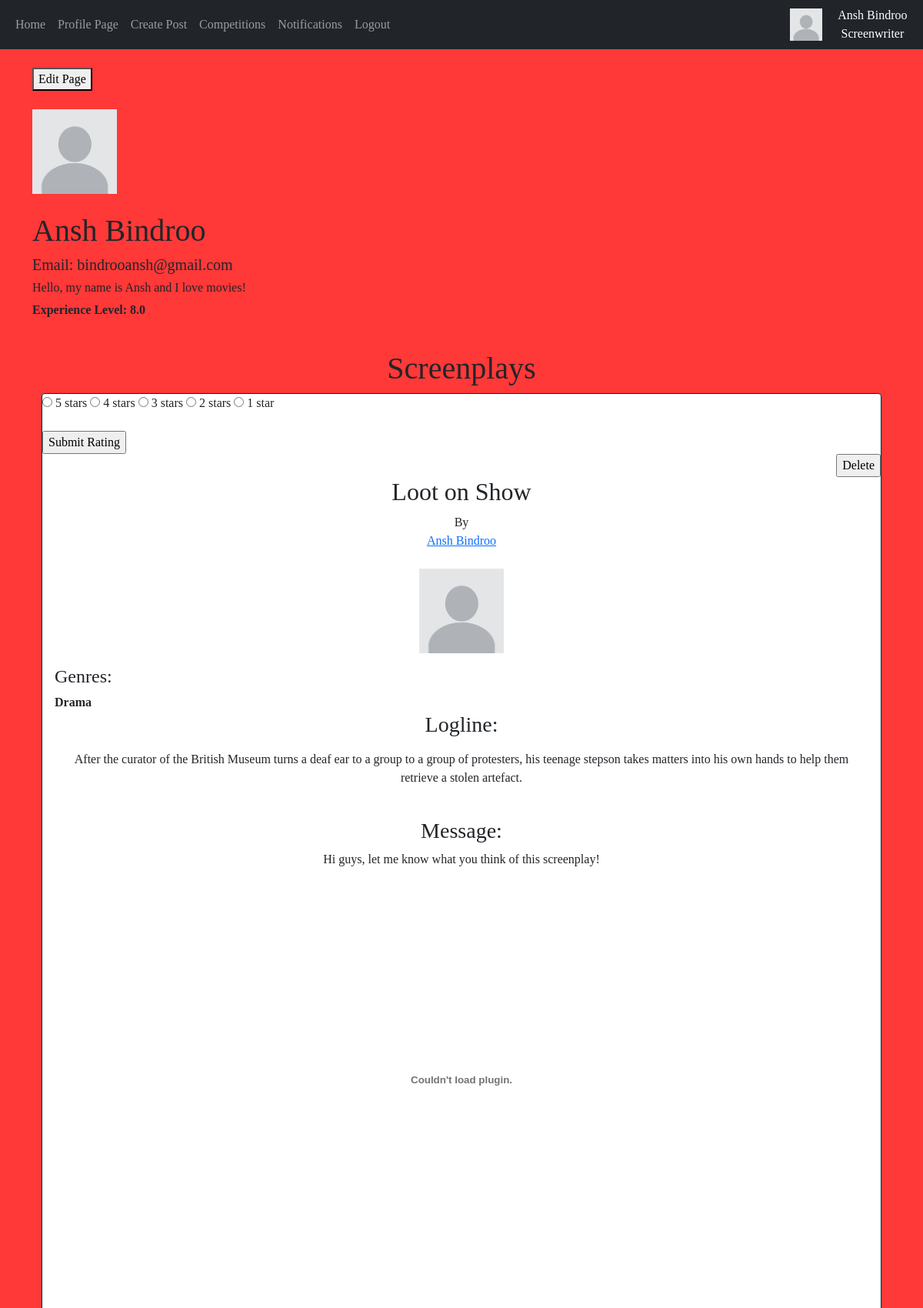
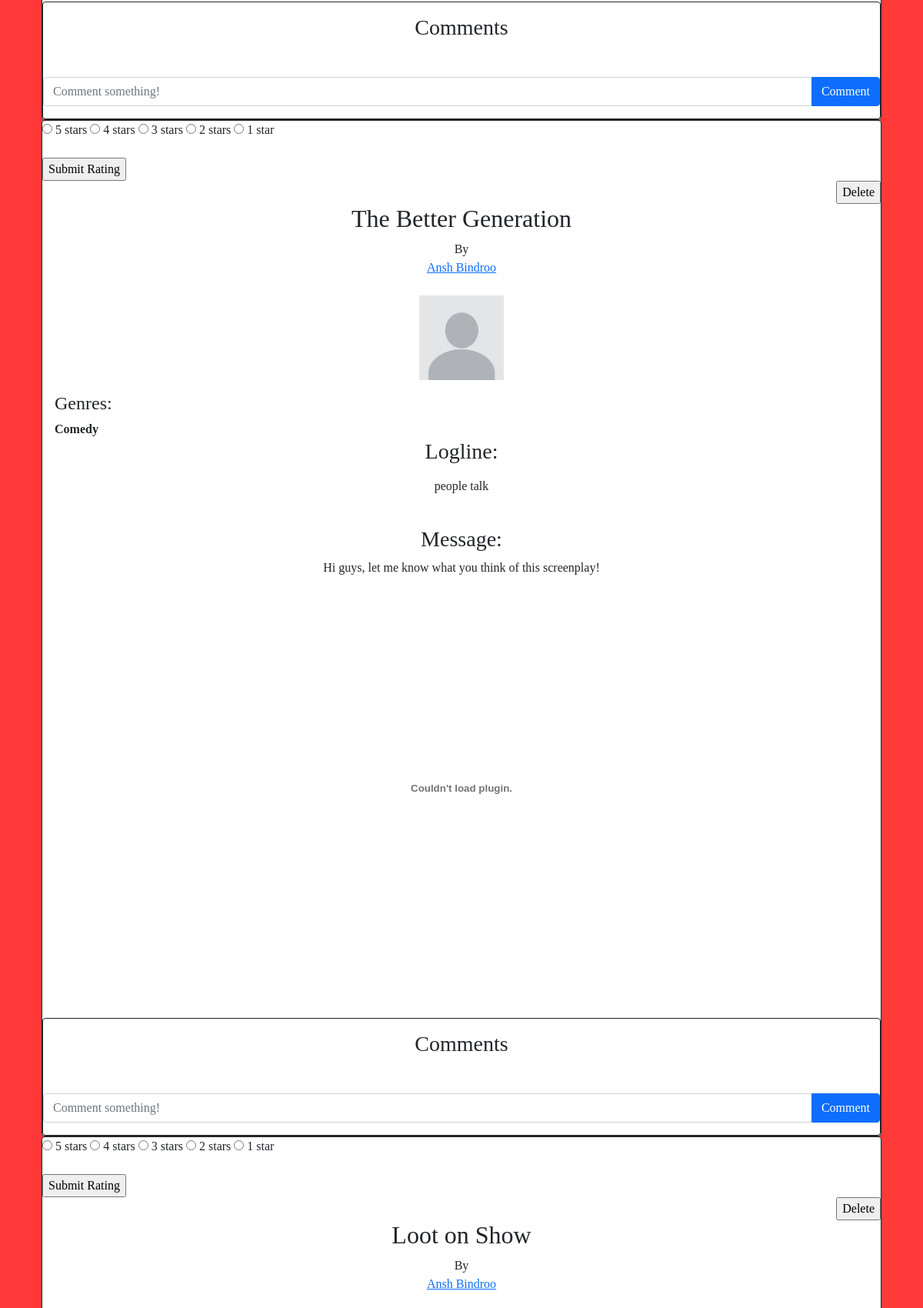
Page /profilepage/1 (signed in, upper part) on the committed database (2 pictures, top to bottom).
### website/models.py (models this page shows)
class Users(db.Model, UserMixin):
    __tablename__ = "Users"
    id = db.Column(db.Integer, primary_key=True)
    email = db.Column(db.String(150), unique=True)
    username = db.Column(db.String(150), unique=True)
    forename = db.Column(db.String(75), unique=True)
    surname = db.Column(db.String(75))
    password = db.Column(db.String(150))
    date_created = db.Column(db.DateTime(timezone=True), default=func.now())
    accounttype = db.Column(db.Integer)
    profilepic = db.Column(db.String(), nullable=True)
    biography = db.Column(db.Text)
    insta = db.Column(db.String(), nullable=True)
    twitter = db.Column(db.String(), nullable=True)
    writers = db.relationship('Screenwriters', backref="user", passive_deletes=True)
    producers = db.relationship('Producers', backref="user", passive_deletes=True)

class Screenwriters(db.Model):
    __tablename__ = "Screenwriters"
    writerid = db.Column(db.Integer, primary_key=True)
    userid = db.Column(db.Integer, db.ForeignKey('Users.id'))
    backgroundcolour = db.Column(db.Integer)
    fontstyle = db.Column(db.String(30))
    experiencelevel = db.Column(db.Float)
    posts = db.relationship('Screenplays', backref="writer", passive_deletes=True)
    commenters = db.relationship('Comments', backref="writer", passive_deletes=True)
    responsees = db.relationship('Notifications', backref="writer", passive_deletes=True)
    likes = db.relationship('LikedScreenplays', backref="writer", passive_deletes=True)

class Screenplays(db.Model):
    __tablename__ = "Screenplays"
    scriptid = db.Column(db.Integer, primary_key=True)
    writerid = db.Column(db.Integer, db.ForeignKey('Screenwriters.writerid', ondelete="CASCADE"), nullable=False)
    title = db.Column(db.String(300))
    logline = db.Column(db.String(165))
    message = db.Column(db.Text)
    screenplay = db.Column(db.String(300))
    fullfile = db.Column(db.String(300))
    date_created = db.Column(db.Date, default=func.current_date())
    datetime_created = db.Column(db.DateTime(timezone=True), default=func.now())
    avgrating = db.Column(db.Float)
    scripts = db.relationship('Notifications', backref="script", passive_deletes=True)
    scriptscommented = db.relationship('Comments', backref="script", passive_deletes=True)
    liked = db.relationship('LikedScreenplays', backref="script", passive_deletes=True)
    scripts2 = db.relationship('ScriptHas', backref="script", passive_deletes=True)
    liked2 = db.relationship('FeaturedScripts', backref="script", passive_deletes=True)

class ScriptHas(db.Model):
    __tablename__ = "ScriptHas"
    scriptid = db.Column(db.Integer, db.ForeignKey('Screenplays.scriptid'), primary_key=True)
    genreid = db.Column(db.Integer, db.ForeignKey('Genres.genreid'), primary_key=True)

class Genres(db.Model):
    __tablename__ = "Genres"
    genreid = db.Column(db.Integer, primary_key=True)
    genre = db.Column(db.String(50))
    genres = db.relationship('ScriptHas', backref="has")
    genres2 = db.relationship('CompHas', backref="has")

### website/views.py (the view)
@views.route("/profilepage/<userid>")
@login_required
def profilepage(userid):
    profileuser = Users.query.filter_by(id=userid).first()
    if profileuser.accounttype == 1:
        writer = Screenwriters.query.filter_by(userid=userid).first()
        scripts = Screenplays.query.filter_by(writerid = writer.writerid)
        rating = 0
        for i in scripts:
            if i.avgrating != None:
                rating += i.avgrating
        writer.experiencelevel = rating*scripts.count()
        db.session.commit()
        comments = Comments.query.all()
        scripthas = ScriptHas.query.all()
        return flask.render_template("profilepage.html", user=current_user, posts=scripts, comments=comments, scripthas=scripthas, profileuser=profileuser, details=writer)
    if profileuser.accounttype == 2:
        return flask.render_template("profilepage.html", user=current_user, profileuser=profileuser)

### website/templates/profilepage.html (shortened to what this page needs)
{% extends "base.html" %}
{% block content %}
<!DOCTYPE html>
<html lang="en">
<head>
</head>
<body class="profilepage">
        {% if profileuser.id == user.id %}
        <a href="/pageeditor/{{user.id}}"><button type="button">Edit Page</button></a>
        {% endif %}
        <br>
        <br>
        {% if profileuser.profilepic %}
        <img src="{{ url_for('static', filename='images/'+ profileuser.profilepic) }}" alt="Profile picture" height="110px" width="110px">
        {% else %}
        <img src="/static/images/default.jpg" alt="Default profile picture" height="110px" width="110px">
        {% endif %}
        <br>
        <br>
        <h1>{{  profileuser.username }}</h1>
        <h5>Email: {{ profileuser.email }}</h5>
        {% if profileuser.biography %}
        <h6>{{ profileuser.biography }}</h6>
        {% endif %}
        {% if profileuser.accounttype == 1 %}
            <b><p>Experience Level: {{ details.experiencelevel }}</p></b>
            <br>
            <div id="posts" style="text-align:center" class="container">
                <h1>Screenplays</h1>
                {% if not posts %}
                    <p>This user has not posted any screenplays</p>
                {% else %}
                {% for post in posts %}
                <div class="card border-dark">
                        {% if user.accounttype == 1 %}
                            <form method = "POST" action="/rate2/{{profileuser.id}}/{{post.scriptid}}">
                                <div class="rate" style="text-align:left">
                                    <input type="radio" id="star5" name="rate" value="5" />
                                    <label for="star5" title="text">5 stars</label>
                                    <input type="radio" id="star4" name="rate" value="4" />
                                    <label for="star4" title="text">4 stars</label>
                                    <input type="radio" id="star3" name="rate" value="3" />
                                    <label for="star3" title="text">3 stars</label>
                                    <input type="radio" id="star2" name="rate" value="2" />
                                    <label for="star2" title="text">2 stars</label>
                                    <input type="radio" id="star1" name="rate" value="1" />
                                    <label for="star1" title="text">1 star</label>
                                </div>
                                <br>
                                <div style="text-align:left">
                                    <input type="submit" value="Submit Rating">
                                </div>
                            </form>
                        {% endif %}
                        {% if user.id == post.writer.user.id %}
                        <div style="text-align:right">
                            <form action = /delete-post/{{post.scriptid}} method="POST">
                                <input type="submit" value="Delete">
                            </form>
                        </div>
                        {% endif %}
                        <h2>{{post.title}}</h2>
                        By<a href="/profilepage/{{post.writer.user.username}}">{{post.writer.user.username}}</a>
                        <br>
                        <div style="text-align: center;">
                            {% if post.writer.user.profilepic %}
                            <img src="{{ url_for('static', filename='images/'+ post.writer.user.profilepic) }}" width = "110px" height = "110px" alt="Profile picture">
                            {% else %}
                            <img src="/static/images/default.jpg" alt="Default profile picture" width = "110px" height = "110px">
                            {% endif %}
                        </div>
                        <div class="card-body">
                            <div style="text-align:left">
                            <h4>Genres:</h4>
                            {% for script in scripthas %}
                                {% if script.scriptid == post.scriptid %}
                                    <b>{{script.has.genre}}</b><br>
                                {% endif %}
                            {% endfor %}
                        </div>
                            <h3>Logline:</h3>
                            <p><div class="card-text">{{post.logline}}</div></p>
                            <br>
                            <h3>Message:</h3>
                            {{post.message}}
                            {% if post.screenplay %}
                            <embed style="text-align: center;" src="{{url_for('static', filename='images/'+post.screenplay)}}" width = "75%" height = "550px">
                            {% else %}
                            <h2>Screenplay not available</h2>
                            {% endif %}
                        </div>
                        <div class="card border-dark">
                            <div class="card-body">
                            <h3>Comments</h3>
                            </div>
                            <br>
                            <form class="input-group mb-3"method="POST" action="/create-comment/{{post.scriptid}}">
                                <input type="text" id="text" name="text" class="form-control" placeholder="Comment something!"/>
                                <button type="submit" class="btn btn-primary">Comment</button>
                            </form>
                        </div>
                </div>
                {% endfor %}
                {% endif %}
            </div>
        {% endif %}
    </div>
</body>
</html>
{% endblock %}

### website/templates/base.html (shortened to what this page needs)
<!DOCTYPE html>
<html lang="en">
  <head>
    <link
      href="https://cdn.jsdelivr.net/npm/bootstrap@5.0.2/dist/css/bootstrap.min.css"
      rel="stylesheet"
    />
  </head>
  <body>
    <nav class="navbar navbar-expand-lg navbar-dark bg-dark">
      <div class="container-fluid">
        <div class="collapse navbar-collapse" id="navbar">
          <div class="navbar-nav">
            <a class="nav-item nav-link" href="/home">Home</a>
            {% if user.is_authenticated %}
            <a class="nav-item nav-link" href="/profilepage/{{user.id}}">Profile Page</a>
            <a class="nav-item nav-link" href="/post">Create Post</a>
            <a class="nav-item nav-link" href="/competitions">Competitions</a>
            <a class="nav-item nav-link" href="/notifications/{{user.id}}">Notifications</a>
            <a class="nav-item nav-link" href="/logout">Logout</a>
            {% else %}
            <a class="nav-item nav-link" href="/login">Login</a>
            <a class="nav-item nav-link" href="/sign-up">Sign Up</a>
            {% endif %}
          </div>
        </div>
      </div>
      <div style="text-align: right">
        {% if user.is_authenticated %}
          {% if user.profilepic %}
            <a href="/profilepage/{{user.id}}"" target=_blank><img src="{{ url_for('static', filename='images/'+ user.profilepic) }}" alt="Profile picture" height="50px%" width="50px%"></a>
          {% else %}
            <a href="/profilepage/{{user.id}}"" target=_blank><img src="/static/images/default.jpg" alt="Default profile picture" height="25%" width="25%"></a>
          {% endif %}
        {% endif %}
      </div>
      <div style="text-align: center; color: white;" >
        {{ user.username }}
        {% if user.accounttype == 1 %}
          Screenwriter
        {% elif user.accounttype == 2 %}
          Producer
        {% endif %}
      </div>
    </nav>
    <br>
    <div class="container">{% block content %}{% endblock %}</div>
  </body>
</html>

### rows in the picture
Users: username "Ansh Bindroo", email "bindrooansh@gmail.com", biography "Hello, my name is Ansh and I love movies!"
Screenwriters: experiencelevel "8.0"
Screenplays: title "Loot on Show", writer.user.username "Ansh Bindroo", logline "After the curator of the British Museum turns a deaf ear to a group to a group of protesters, his teenage stepson takes matters into his own hands to help them retrieve a stolen artefact.", message "Hi guys, let me know what you think of this screenplay!"
ScriptHas: has.genre "Drama"
Screenplays: title "The Better Generation", writer.user.username "Ansh Bindroo", logline "people talk", message "Hi guys, let me know what you think of this screenplay!"
ScriptHas: has.genre "Comedy"
Screenplays: title "Loot on Show", writer.user.username "Ansh Bindroo"
